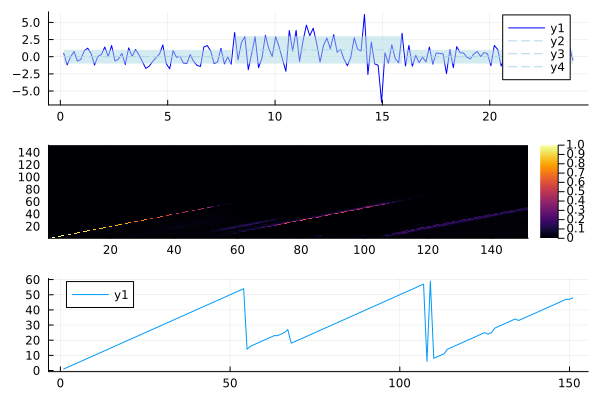

Write Julia code to recreate this figure.
using Plots
using Distributions
using Distributions: AffineDistribution
using Random
using ConjugatePriors

t1 = (1:50) ./ (2 * pi)
t2 = (51:100) ./ (2 * pi)
t3 = (101:150) ./ (2 * pi)
t = [t1; t2; t3]

μ1 = 0.
μ2 = 1.

σ1 = 1.
σ2 = 2.

d1 = Normal(μ1, σ1)
d2 = Normal(μ2, σ2)

y1 = rand(d1, length(t1))
y2 = rand(d2, length(t2))
y3 = rand(d1, length(t3))
y = [y1; y2; y3]


# Want to identify the changepoint 

μ_0 = -5
σ_0 = 10.0

# Normal with unknown mean and variance
pri = NormalInverseChisq(μ_0, σ_0, 100., 100.)

x = reduce(hcat, [collect(rand(convert(NormalInverseGamma, pri))) for _ in 1:1000])

abstract type AbstractHazard end

struct ConstantHazard <: AbstractHazard
    λ::Real
end

function (h::ConstantHazard)(x::AbstractArray)
    1/h.λ * ones(length(x))
end

function predictive_probability(nics::NormalInverseChisq, x::Real)
    μ, κ, ν, σ2 = nics.μ, nics.κ, nics.ν, nics.σ2
    scale = sqrt(σ2 * (1 + 1/κ))
    td = AffineDistribution(μ, scale, TDist(ν))
    return pdf(td, x)
end

# Bayesian Online Change Point Detection
function bocpd(data, Hazard::AbstractHazard)
    n = length(data)
    R = zeros(n + 1, n + 1)
    R[1,1] = 1
    
    # Initialize with prior parameters for NormalInverseChisq: mean=0, kappa=1, nu=1, sigma2=1
    prior = NormalInverseChisq(0.0, 1.0, 100.0, 100.0)
    params = [prior]

    max_runlength = 0

    for t in 1:n
        # Evaluate predictive distribution
        predprobs = [predictive_probability(p, data[t]) for p in params]
        H = Hazard(1:t)
        
        # Calculate growth probabilities (no changepoint)
        R[2:t+1, t+1] = R[1:t, t] .* predprobs .* (1 .- H)
            
        # Calculate change point probabilities (changepoint)
        R[1, t+1] = sum(R[1:t, t] .* predprobs .* H)
            
            
        # Renormalize
        R[:, t+1] /= sum(R[:, t+1])

        # Update run length distribution and parameters
        max_runlength = t
        newparams = []
        for r in 0:max_runlength
            if R[r+1, t+1] > 1e-6
                if r == 0
                    push!(newparams, prior)
                else
                    sstats = suffstats(Normal, data[t-r+1:t])
                    post = posterior(params[r], sstats)
                    push!(newparams, post)
                end
            else
                push!(newparams, prior)
            end
        end
        params = newparams
    end

    return R
end


hazard = ConstantHazard(100)

R = bocpd(y, hazard)

# Create the key plots

 
p0 = plot(t, y, color = :blue)
plot!(p0, t1, repeat([μ1], length(t1)), ribbon = σ1, linestyle = :dash, color = :lightblue)
plot!(p0, t2, repeat([μ2], length(t2)), ribbon = σ2, linestyle = :dash, color = :lightblue)
plot!(p0, t3, repeat([μ1], length(t3)), ribbon = σ1, linestyle = :dash, color = :lightblue)

p1 = heatmap(R)

p2 = plot(mapslices(argmax, R, dims = 1)')

f = plot(p0, p1, p2,layout = (3,1))

savefig(f, "bocp.png")


